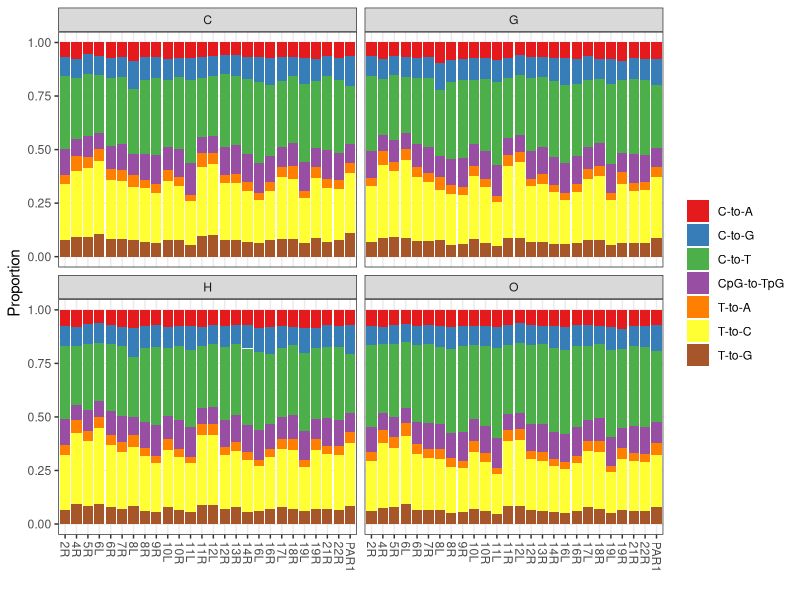
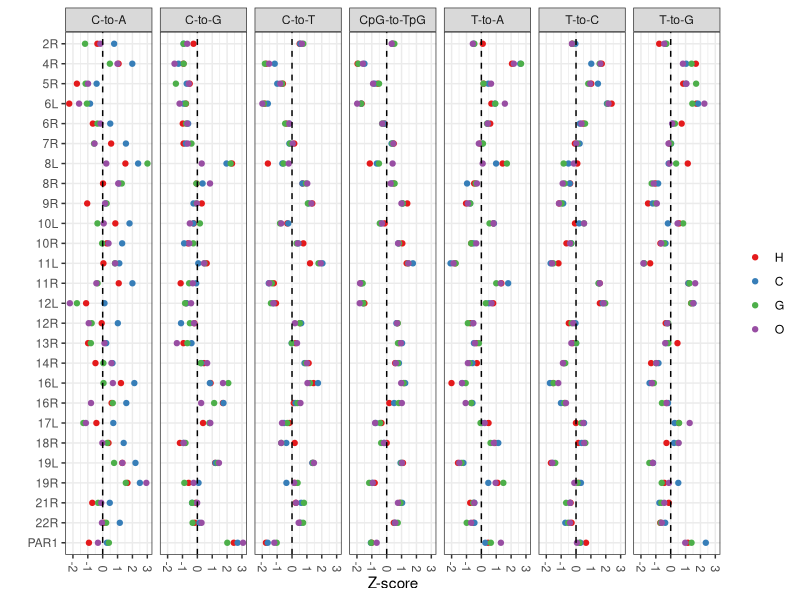

Recreate these plots in R, in order.
# load libraries and data
library(ggplot2)
library (cowplot)

tels <- c("2R","4R","5R","6L","6R","7R","8L","8R","9R","10L","10R","11L","11R",
          "12L","12R","13R","14R","16L","16R","17L","18R","19L","19R","21R","22R")

data_2 <- read.table("data_2.txt", header=TRUE)
data_2$tel[which(data_2$tel=="XGhum")] <- "PAR1"
data_2$tel = factor(data_2$tel, levels=c(tels, "PAR1"))

data_3 <- read.table("data_3.txt", header=TRUE)
data_3$tel = factor(data_3$tel, levels=c("PAR1",rev(tels)))
data_3$sp = factor(data_3$sp, levels=c("H", "C", "G", "O"))

# plot
p1 <- ggplot(subset(data_2), aes(x=tel, y=prop, fill=mType)) + 
  geom_bar(stat = "identity",position = "fill") + 
  facet_wrap(.~sp) + 
  theme_bw() + 
  scale_fill_brewer(palette="Set1") +
  xlab("") + 
  ylab("Proportion") + 
  theme(legend.title = element_blank(), axis.text.x = element_text(angle = 270, vjust = 0.5, hjust=0))
p1

p2 <- ggplot(data_3, aes(x=dif, y = tel, color = sp)) + 
  geom_point() + 
  facet_wrap(.~mType, ncol = 7) + 
  theme_bw() + 
  scale_color_brewer(palette="Set1") +
  theme(legend.title = element_blank(), axis.text.x = element_text(angle = 270, vjust = 0.5, hjust=1)) + ylab("") + xlab("Z-score") + 
  geom_vline(xintercept = 0, lty=2)
p2
